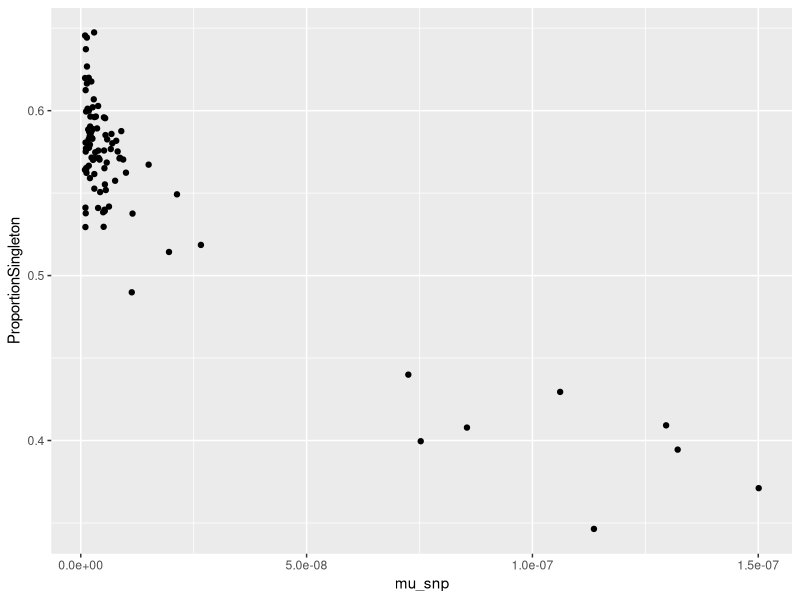

The R script that drew this image:
library(ggplot2)
library(dplyr)

data <- read.table("./SynonymousPropSingleton_byTrimer_NEW.txt", header=TRUE)

withProp <- data %>%
        mutate(ProportionSingleton=Count_singleton/Count_variants)

# Plot proportion singleton again mu_snp

png("ProportionSingleton_by_mu.png")
ggplot(withProp, aes(x=mu_snp, y=ProportionSingleton)) +
        geom_point()
dev.off()

# Create linear model

linearMod <- lm(ProportionSingleton ~ mu_snp, data=withProp, weights = withProp$Count_variants)

summary(linearMod)$coefficients
